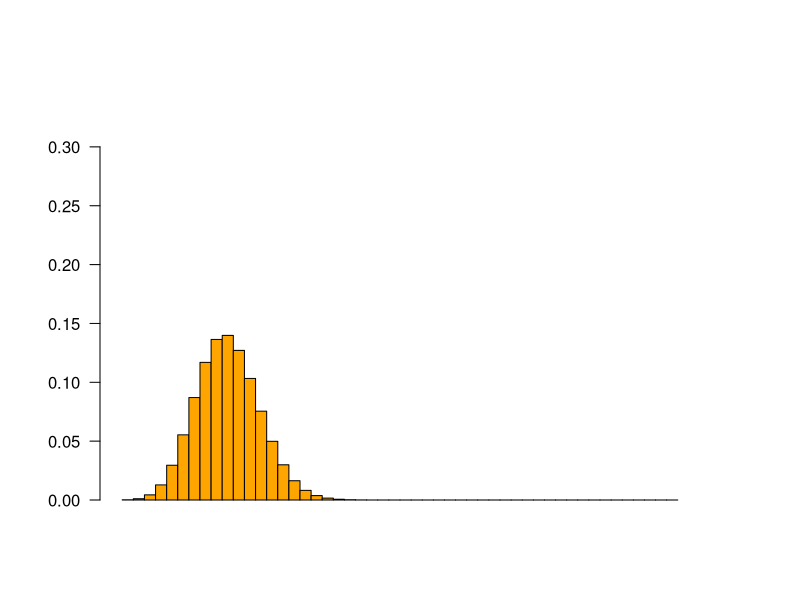
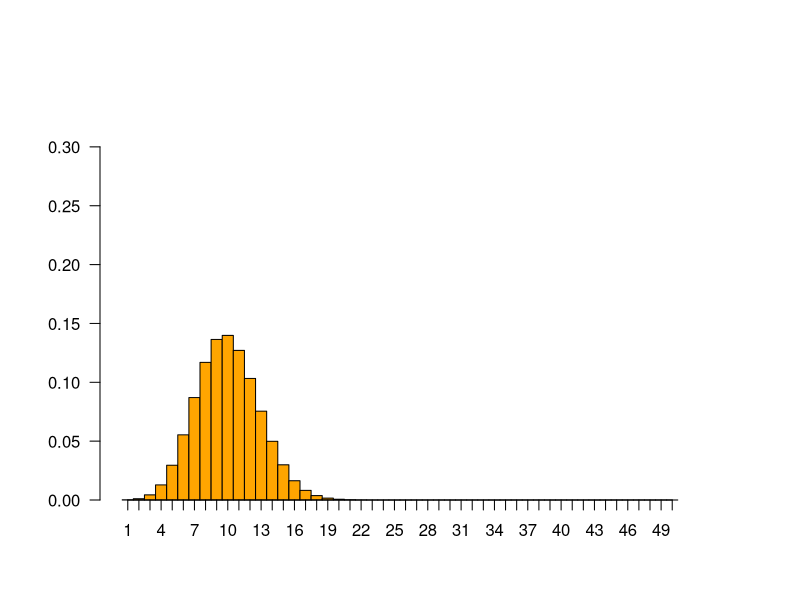
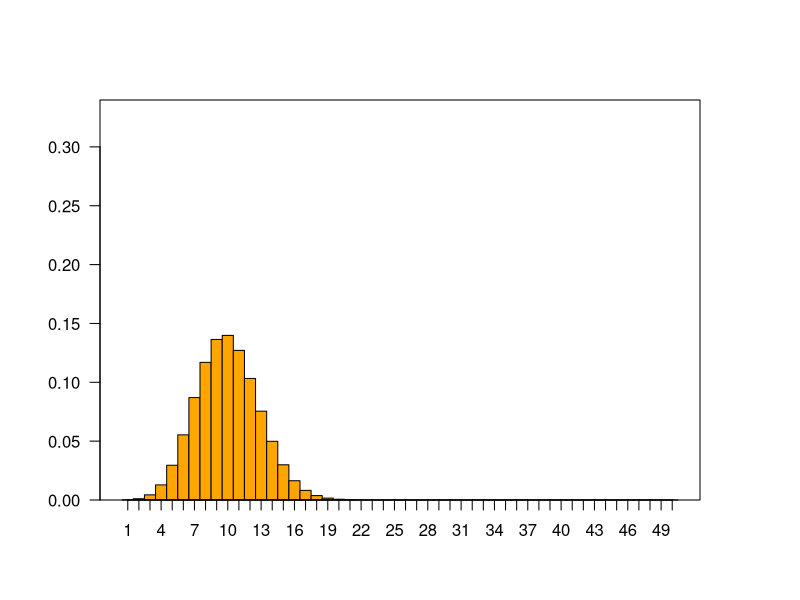
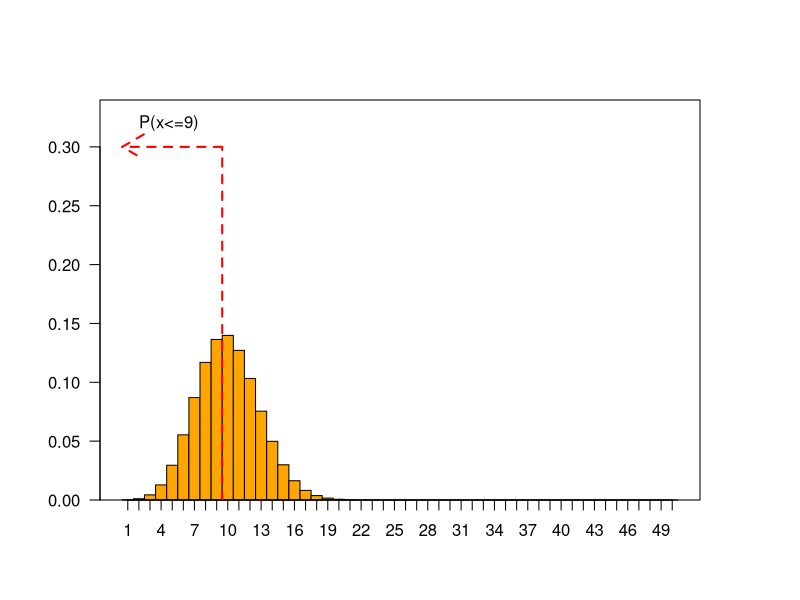
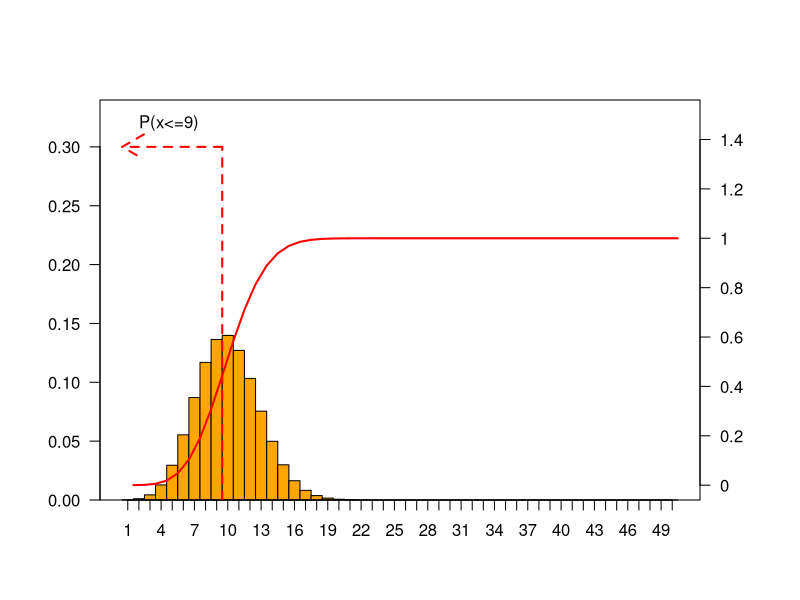
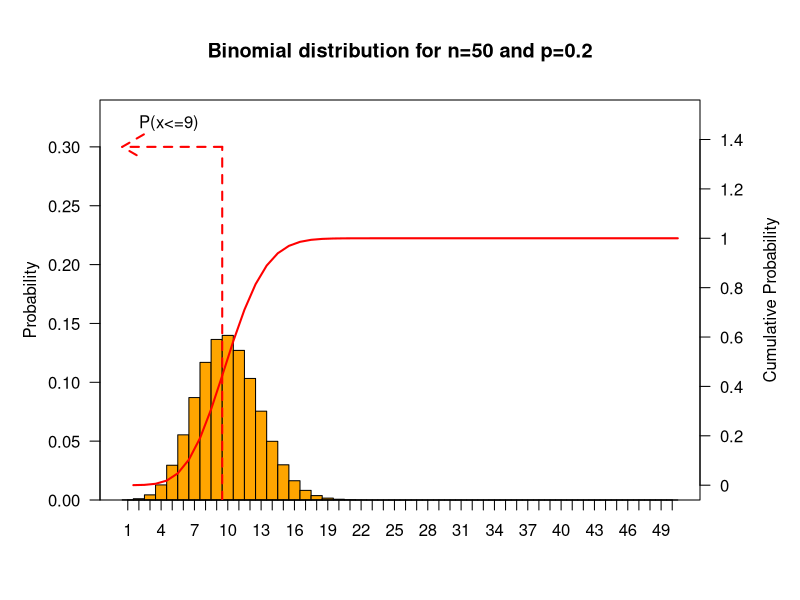
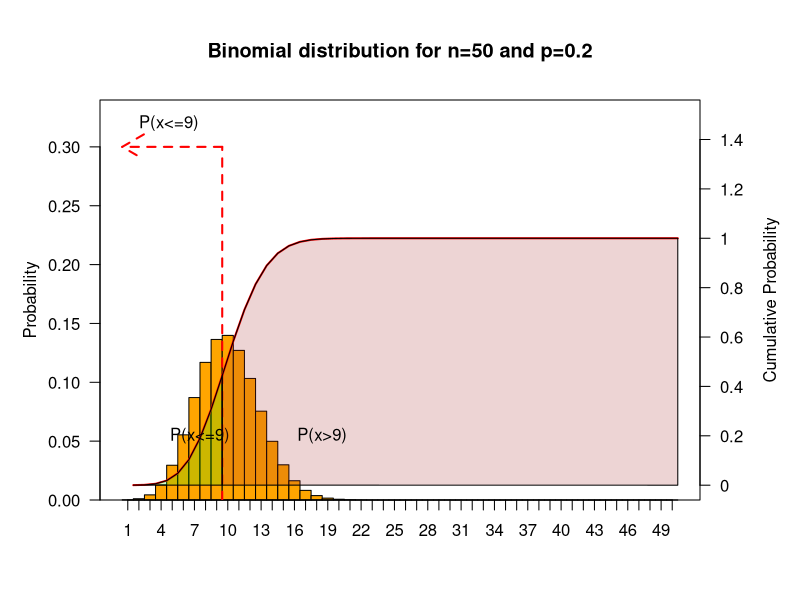
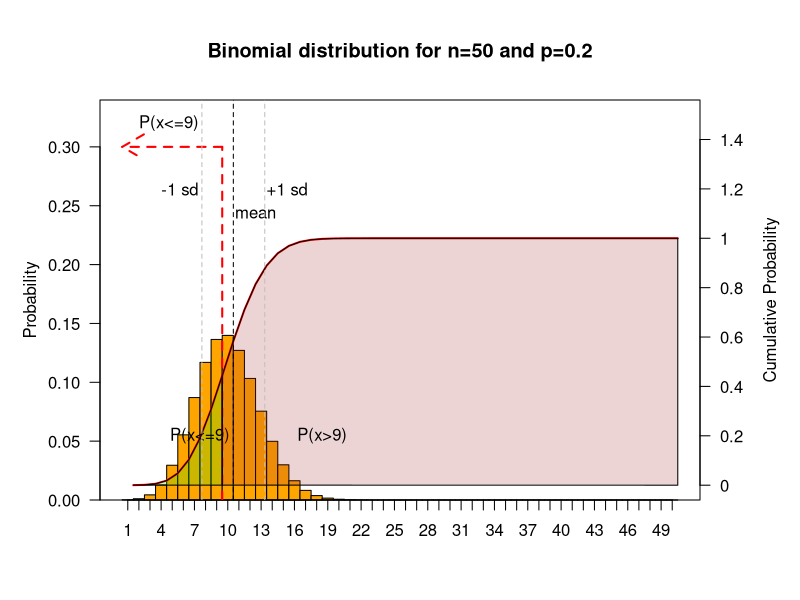

Write the R code that produced these figures, in order.
## ---- chunk 1
knitr::opts_chunk$set(echo = TRUE)
## ---- chunk 2
n <- 50 #number of binomial tests 
p <- 0.2 # probability of success

## ---- chunk 3

px_3 <- dbinom(3,n,p) # n  and p are already defined in the pervious part. We are storing output of dbinom as px_3
px_3

## ---- chunk 4

x <- 1:n # We define a vector of numbers starting from 1 and ending with n=50
x
## ---- chunk 5

Px <- dbinom(x,n,p)
Px

## ---- chunk 6
max(Px)
## ---- chunk 7
par(mar=c(5,5,5,5), las=1) # we set a margin of 5 pixels around our charts to have enough room for labels 
plot.new() # create a new plot
plot.window(xlim=c(1,50), ylim=c(0, max(Px)+0.2)) + # set our plot's ylim and xlim
barplot(Px,space=0, ylim=c(0, max(Px)+0.2),col="orange") # draw bar plot. col can be name of your colors like orange, blue, red

## ---- chunk 8

par(mar=c(5,5,5,5), las=1)
plot.new()
plot.window(xlim=range(x), ylim=c(0, max(Px)+0.2))
barplot(Px,space=0, ylim=c(0, max(Px)+0.2),col="orange")

### New Lines of code
axis(side=1, at=seq(0.5,n, by=1), labels=seq(1,n, by=1)) # set ticks at defined positions for x axis

## ---- chunk 9
par(mar=c(5,5,5,5), las=1)
plot.new()
plot.window(xlim=range(x), ylim=c(0, max(Px)+0.2))
barplot(Px,space=0, ylim=c(0, max(Px)+0.2),col="orange")
axis(side=1, at=seq(0.5,n, by=1), labels=seq(1,n, by=1))

### New Lines of code
box()
## ---- chunk 10

par(mar=c(5,5,5,5), las=1)
plot.new()
plot.window(xlim=range(x), ylim=c(0, max(Px)+0.2))
barplot(Px,space=0, ylim=c(0, max(Px)+0.2),col="orange")
axis(side=1, at=seq(0.5,n, by=1), labels=seq(1,n, by=1))
box()

### New Lines of code
lines(x=c(9,9),y=c(0,0.3), col="red",lwd=2,lty="dashed")
arrows(x0=9,y0=0.3,x1=0,y1=0.3, col = "red", lwd=2, lty="dashed")
text(x=4.2,y=0.32,"P(x<=9)")

## ---- chunk 11
dbinom(1,n,p) + dbinom(2,n,p) + dbinom(3,n,p) + dbinom(4,n,p) + dbinom(5,n,p) + dbinom(6,n,p) + dbinom(7,n,p)+ dbinom(8,n,p) +dbinom(9,n,p)
## ---- chunk 12
 cumulativePx <- pbinom(x,n,p) 
 cumulativePx
## ---- chunk 13
 
par(mar=c(5,5,5,5), las=1)
plot.new()
plot.window(xlim=range(x), ylim=c(0, max(Px)+0.2))
barplot(Px,space=0, ylim=c(0, max(Px)+0.2),col="orange")
axis(side=1, at=seq(0.5,n, by=1), labels=seq(1,n, by=1))
box()
lines(x=c(9,9),y=c(0,0.3), col="red",lwd=2,lty="dashed")
arrows(x0=9,y0=0.3,x1=0,y1=0.3, col = "red", lwd=2, lty="dashed")
text(x=4.2,y=0.32,"P(x<=9)")

### New Lines of code
cumulativePx <- pbinom(x,n,p) 
plot.window(xlim=c(0,n), ylim=c(0,1.5)) # we define a new plot window and set xlim and ylim, xlim is same as our previous plot but ylim is from 0 to 1.5
lines(x, cumulativePx, col="red", lwd=2) #draw a line, with color=  red, width=2 and x coordinates of 0 to 50 and y coordinates of cumPX
axis(side=4,at=seq(0,1.5, by=0.2), labels=seq(0,1.5, by=0.2))  # same as before we add an axis on the right side (side=4) and add ticks from 0 to 1.5 with 0.2 intervals, and label them
 
 
## ---- chunk 14
par(mar=c(5,5,5,5), las=1)
plot.new()
plot.window(xlim=range(x), ylim=c(0, max(Px)+0.2))
barplot(Px,space=0, ylim=c(0, max(Px)+0.2),col="orange")
axis(side=1, at=seq(0.5,n, by=1), labels=seq(1,n, by=1)) 
box()
lines(x=c(9,9),y=c(0,0.3), col="red",lwd=2,lty="dashed")
arrows(x0=9,y0=0.3,x1=0,y1=0.3, col = "red", lwd=2, lty="dashed")
text(x=4.2,y=0.32,"P(x<=9)")
cumulativePx <- pbinom(x,n,p) 
plot.window(xlim=c(0,n), ylim=c(0,1.5))
lines(x, cumulativePx, col="red", lwd=2) 
axis(side=4,at=seq(0,1.5, by=0.2), labels=seq(0,1.5, by=0.2)) 

### New Lines of code
title("Binomial distribution for n=50 and p=0.2")
mtext("Cumulative Probability", side = 4, las=3, line=3 ) # you can change values of las and line to see their effect on your axis's title
mtext("Probability", side = 2, las=3, line=3)
## ---- chunk 15
par(mar=c(5,5,5,5), las=1)
plot.new()
plot.window(xlim=range(x), ylim=c(0, max(Px)+0.2))
barplot(Px,space=0, ylim=c(0, max(Px)+0.2),col="orange")
axis(side=1, at=seq(0.5,n, by=1), labels=seq(1,n, by=1)) 
box()
lines(x=c(9,9),y=c(0,0.3), col="red",lwd=2,lty="dashed")
arrows(x0=9,y0=0.3,x1=0,y1=0.3, col = "red", lwd=2, lty="dashed")
text(x=4.2,y=0.32,"P(x<=9)")
cumulativePx <- pbinom(x,n,p) 
plot.window(xlim=c(0,n), ylim=c(0,1.5))
lines(x, cumulativePx, col="red", lwd=2) 
axis(side=4,at=seq(0,1.5, by=0.2), labels=seq(0,1.5, by=0.2)) 
title("Binomial distribution for n=50 and p=0.2")
mtext("Cumulative Probability", side = 4, las=3, line=3 ) # you can change values of las and line to see their effect on your axis's title
mtext("Probability", side = 2, las=3, line=3)
### New Lines of code

polygon(c(1:9, 9,1), c(cumulativePx[1:9], cumulativePx[1],cumulativePx[1]), col=adjustcolor( "green", alpha.f = 0.2))
text(7, 0.20, "P(x<=9)")

polygon(c(9:n, n,9), c(cumulativePx[9:n], Px[n],cumulativePx[1]), col=adjustcolor( "brown", alpha.f = 0.2))
text(18, 0.20, "P(x>9)")
## ---- chunk 16
mu <- n*p # mean of a binomial distribution is equal to n * p 
sigma <- sqrt(n*p*(1-p)) # stdev of a binomial distribution is equal to square root of n*p*(1-p)
sd1.pos <- mu + sigma # lets calculate 1 stdev distance from mean in the positive side
sd1.neg <- mu - sigma # lets calculate 1 stdev distance from mean in the negative side
## ---- chunk 17
par(mar=c(5,5,5,5), las=1)
plot.new()
plot.window(xlim=range(x), ylim=c(0, max(Px)+0.2))
barplot(Px,space=0, ylim=c(0, max(Px)+0.2),col="orange")
axis(side=1, at=seq(0.5,n, by=1), labels=seq(1,n, by=1)) 
box()
lines(x=c(9,9),y=c(0,0.3), col="red",lwd=2,lty="dashed")
arrows(x0=9,y0=0.3,x1=0,y1=0.3, col = "red", lwd=2, lty="dashed")
text(x=4.2,y=0.32,"P(x<=9)")
cumulativePx <- pbinom(x,n,p) 
plot.window(xlim=c(0,n), ylim=c(0,1.5))
lines(x, cumulativePx, col="red", lwd=2) 
axis(side=4,at=seq(0,1.5, by=0.2), labels=seq(0,1.5, by=0.2)) 
title("Binomial distribution for n=50 and p=0.2")
mtext("Cumulative Probability", side = 4, las=3, line=3 )
mtext("Probability", side = 2, las=3, line=3)
polygon(c(1:9, 9,1), c(cumulativePx[1:9], Px[1],Px[1]), col=adjustcolor( "green", alpha.f = 0.2))
text(7, 0.20, "P(x<=9)")
polygon(c(9:n, n,9), c(cumulativePx[9:n], Px[n],Px[1]), col=adjustcolor( "brown", alpha.f = 0.2))
text(18, 0.20, "P(x>9)")

### New Lines of code
abline(v=mu,lty = "dashed")
text(mu+2, 1.1, "mean")
abline(v=sd1.pos, lty= "dashed", col="gray")
abline(v=sd1.neg, lty= "dashed", col="gray")
text(sd1.pos+2, 1.2, "+1 sd")
text(sd1.neg-2, 1.2, "-1 sd")

## ---- chunk 18
x = c(653, 646, 654, 153, 305, 1200, 1193, 172)
## ---- chunk 19
mean(x)
sd(x)
summary(x)
## ---- chunk 20

hist(x, xlab="Driftwood Length (cm)", main="")
## ---- chunk 21

sd(x)
## ---- chunk 22
sd(x) / sqrt(8)
## ---- chunk 23
(mean(x) - 860) / (270/sqrt(8))
## ---- chunk 24

pnorm(-2.493206, lower.tail = TRUE)

## ---- chunk 25
zscore = (mean(x) - 860) / (270/sqrt(2))
pnorm(zscore, lower.tail = TRUE)
## ---- chunk 26
z_crit = qnorm(0.05/2, lower.tail = FALSE)
lower = mean(x) - (z_crit * (270/sqrt(8)))
upper = mean(x) + (z_crit * (270/sqrt(8)))
plot(x=c(lower, upper), y=c(1, 1), type="l", xlim = c(min(x),max(x)), xlab="Driftwood Length (cm)", ylab="", col = "Black")
points(x = mean(x), y = 1, pch=20, cex=3)

#we could add another to it if we wanted
z_crit = qnorm(0.10/2, lower.tail = FALSE)
lower = mean(x) - (z_crit * (270/sqrt(8)))
upper = mean(x) + (z_crit * (270/sqrt(8)))
lines(x = c(lower, upper), y=c(1.2, 1.2), col="red")
points(x = mean(x), y = 1.2, pch=20, cex=3)
